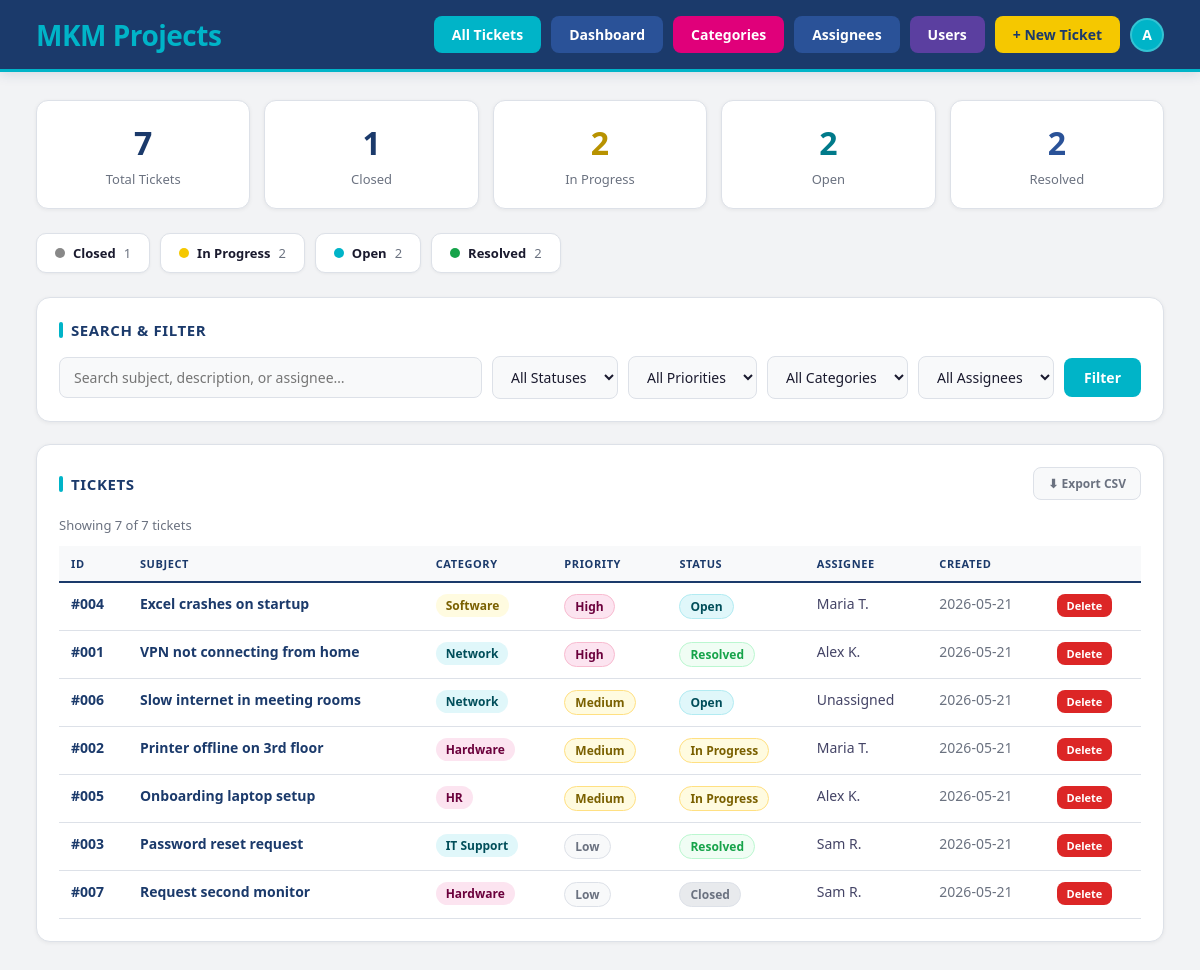
The page / (signed in) on the database its author committed.
### tables this page shows
CREATE TABLE users (
    id            INTEGER PRIMARY KEY AUTOINCREMENT,
    username      TEXT NOT NULL UNIQUE,
    password_hash TEXT NOT NULL,
    display_name  TEXT,
    role          TEXT NOT NULL DEFAULT 'agent',
    created_at    TEXT NOT NULL DEFAULT (datetime('now'))
);

CREATE TABLE tickets (
    id          INTEGER PRIMARY KEY AUTOINCREMENT,
    subject     TEXT NOT NULL,
    description TEXT,
    category_id INTEGER REFERENCES categories(id),
    priority    TEXT NOT NULL DEFAULT 'Medium',
    status      TEXT NOT NULL DEFAULT 'Open',
    assignee    TEXT,
    created_at  TEXT NOT NULL DEFAULT (date('now')),
    updated_at  TEXT NOT NULL DEFAULT (date('now'))
, total_time_spent REAL DEFAULT 0);

CREATE TABLE categories (
    id      INTEGER PRIMARY KEY AUTOINCREMENT,
    name    TEXT NOT NULL,
    color   TEXT NOT NULL DEFAULT 'cyan'
);

### app.py (the view)
@app.route("/")
@login_required
def index():
    db     = get_db()
    search          = request.args.get("search",          "").strip()
    status          = request.args.get("status",          "").strip()
    priority        = request.args.get("priority",        "").strip()
    cat_id          = request.args.get("category",        "").strip()
    assignee_filter = request.args.get("assignee_filter", "").strip()
    page            = max(1, int(request.args.get("page", 1)))
    where, params = "WHERE 1=1", []
    if search:
        where  += " AND (t.subject LIKE ? OR t.description LIKE ? OR t.assignee LIKE ?)"
        params += [f"%{search}%", f"%{search}%", f"%{search}%"]
    if status:
        where += " AND t.status = ?";       params.append(status)
    if priority:
        where += " AND t.priority = ?";     params.append(priority)
    if cat_id:
        where += " AND t.category_id = ?";  params.append(cat_id)
    if assignee_filter:
        where += " AND t.assignee = ?";     params.append(assignee_filter)
    filtered_total = db.execute(f"SELECT COUNT(*) AS c FROM tickets t {where}", params).fetchone()["c"]
    total_pages    = max(1, (filtered_total + PER_PAGE - 1) // PER_PAGE)
    page           = min(page, total_pages)
    offset         = (page - 1) * PER_PAGE
    tickets = db.execute(f"""
        SELECT t.*, c.name AS cat_name, c.color AS cat_color
        FROM tickets t LEFT JOIN categories c ON c.id = t.category_id
        {where}
        ORDER BY CASE t.priority WHEN 'High' THEN 1 WHEN 'Medium' THEN 2 ELSE 3 END,
                 CASE t.status   WHEN 'Open'  THEN 1 WHEN 'In Progress' THEN 2 ELSE 3 END,
                 t.created_at DESC
        LIMIT ? OFFSET ?
    """, params + [PER_PAGE, offset]).fetchall()
    total         = db.execute("SELECT COUNT(*) AS c FROM tickets").fetchone()["c"]
    status_counts = db.execute("SELECT status, COUNT(*) AS cnt FROM tickets GROUP BY status").fetchall()
    categories    = db.execute("SELECT * FROM categories ORDER BY name").fetchall()
    assignees     = db.execute("SELECT * FROM assignees ORDER BY name").fetchall()
    import urllib.parse
    qs_parts = {}
    if search:          qs_parts["search"]          = search
    if status:          qs_parts["status"]          = status
    if priority:        qs_parts["priority"]        = priority
    if cat_id:          qs_parts["category"]        = cat_id
    if assignee_filter: qs_parts["assignee_filter"] = assignee_filter
    query_string = urllib.parse.urlencode(qs_parts)
    return render_template("index.html",
        tickets=tickets, total=total, filtered_total=filtered_total,
        status_counts=status_counts, categories=categories, assignees=assignees,
        search=search, selected_status=status, selected_priority=priority,
        selected_category=cat_id, selected_assignee=assignee_filter,
        page=page, total_pages=total_pages, query_string=query_string,
    )

### app.py (called while the page is built)
def get_db():
    if "db" not in g:
        g.db = sqlite3.connect(DB_PATH)
        g.db.row_factory = sqlite3.Row
    return g.db

@login_manager.user_loader
def load_user(user_id):
    db  = get_db()
    row = db.execute("SELECT * FROM users WHERE id = ?", (user_id,)).fetchone()
    if row is None:
        return None
    return User(row["id"], row["username"], row["display_name"], row["role"])

def status_badge(status):
    return {"Open":"badge-open","In Progress":"badge-progress",
            "Resolved":"badge-resolved","Closed":"badge-closed"}.get(status,"badge-default")

def priority_badge(priority):
    return {"High":"badge-high","Medium":"badge-medium",
            "Low":"badge-low"}.get(priority,"badge-default")

### templates/index.html (shortened to what this page needs)
{% extends "base.html" %}
{% block content %}
<section class="cards">
  <div class="card">
    <h2>{{ total }}</h2>
    <p>Total Tickets</p>
  </div>
  {% for row in status_counts %}
  {% set color = {'Open':'cyan','In Progress':'yellow','Resolved':'navy','Closed':''}  %}
  <div class="card {{ color.get(row['status'], '') }}">
    <h2>{{ row['cnt'] }}</h2>
    <p>{{ row['status'] }}</p>
  </div>
  {% endfor %}
</section>
<div class="pipeline-strip">
  {% set stage_colors = {
    'Open':        '#00B4C8',
    'In Progress': '#F5C800',
    'Resolved':    '#16a34a',
    'Closed':      '#888888'
  } %}
  {% for row in status_counts %}
  <div class="pip-stat">
    <div class="pip-dot" style="background:{{ stage_colors.get(row['status'], '#888') }}"></div>
    <strong>{{ row['status'] }}</strong>
    <span style="color:var(--text-dim)">{{ row['cnt'] }}</span>
  </div>
  {% endfor %}
</div>
<div class="panel">
  <h2>Search &amp; Filter</h2>
  <form method="GET" class="filter-form">
    <input type="text" name="search" placeholder="Search subject, description, or assignee…"
           value="{{ search }}" style="min-width:260px;flex:2">
    <select name="status">
      <option value="">All Statuses</option>
    </select>
    <select name="priority">
      <option value="">All Priorities</option>
    </select>
    <select name="category">
      <option value="">All Categories</option>
    </select>
    <select name="assignee_filter">
      <option value="">All Assignees</option>
    </select>
    <button type="submit">Filter</button>
  </form>
</div>
<div class="panel">
  <div style="display:flex;align-items:center;justify-content:space-between;margin-bottom:16px">
    <h2 style="margin-bottom:0">Tickets</h2>
    <a href="{{ url_for('export_tickets', search=search, status=selected_status, priority=selected_priority, category=selected_category, assignee_filter=selected_assignee) }}"
       class="export-btn">⬇ Export CSV</a>
  </div>
  <p class="result-count">
    Showing {{ tickets|length }} of {{ filtered_total }} ticket{% if filtered_total != 1 %}s{% endif %}
  </p>
  <div class="table-wrap">
    <table>
      <thead>
        <tr>
          <th>ID</th>
          <th>Subject</th>
          <th>Category</th>
          <th>Priority</th>
          <th>Status</th>
          <th>Assignee</th>
          <th>Created</th>
          <th></th>
        </tr>
      </thead>
      <tbody>
        {% for t in tickets %}
        <tr>
          <td style="font-weight:700;color:var(--cyan-dim);white-space:nowrap">
            <a href="{{ url_for('ticket_detail', ticket_id=t['id']) }}">#{{ '%03d'|format(t['id']) }}</a>
          </td>
          <td>
            <a href="{{ url_for('ticket_detail', ticket_id=t['id']) }}">{{ t['subject'] }}</a>
          </td>
          <td>
            {% if t['cat_name'] %}
            <span class="cat-badge {{ t['cat_color'] }}">{{ t['cat_name'] }}</span>
            {% else %}
            <span style="color:var(--text-dim)">—</span>
            {% endif %}
          </td>
          <td><span class="badge {{ priority_badge(t['priority']) }}">{{ t['priority'] }}</span></td>
          <td><span class="badge {{ status_badge(t['status']) }}">{{ t['status'] }}</span></td>
          <td>{{ t['assignee'] or '—' }}</td>
          <td style="color:var(--text-dim);white-space:nowrap">{{ t['created_at'][:10] }}</td>
          <td>
            <form method="POST" action="{{ url_for('delete_ticket', ticket_id=t['id']) }}"
                  onsubmit="return confirm('Delete ticket #{{ '%03d'|format(t['id']) }}?')">
              <button type="submit" class="btn btn-danger btn-sm" style="padding:4px 10px;font-size:11px">Delete</button>
            </form>
          </td>
        </tr>
        {% else %}
        <tr>
          <td colspan="7" style="text-align:center;padding:32px;color:var(--text-dim)">
            No tickets found. <a href="{{ url_for('new_ticket') }}">Create one?</a>
          </td>
        </tr>
        {% endfor %}
      </tbody>
    </table>
  </div>
</div>
{% endblock %}

### templates/base.html (shortened to what this page needs)
<!DOCTYPE html>
<html lang="en">
<head>
  <link rel="stylesheet" href="{{ url_for('static', filename='style.css') }}">
</head>
<body>
  <nav class="navbar">
    <div class="navbar-brand">
      <h1><span class="mkm-m1">M</span><span class="mkm-k">K</span><span class="mkm-m2">M</span> <span class="mkm-projects">Projects</span></h1>
    </div>
    <div class="nav-links">
      <a href="{{ url_for('index') }}"      class="nav-link">All Tickets</a>
      <a href="{{ url_for('dashboard') }}"  class="nav-link navy">Dashboard</a>
      <a href="{{ url_for('categories') }}" class="nav-link magenta">Categories</a>
      <a href="{{ url_for('assignees') }}"  class="nav-link" style="background:var(--navy-light)">Assignees</a>
      {% if current_user.role == 'admin' %}
      <a href="{{ url_for('manage_users') }}" class="nav-link" style="background:#5b3fa0">Users</a>
      {% endif %}
      <a href="{{ url_for('new_ticket') }}"  class="nav-link" style="background:var(--yellow);color:var(--navy)">+ New Ticket</a>
      <div class="user-menu">
        <div class="user-avatar">{{ current_user.display_name[0].upper() }}</div>
      </div>
    </div>
  </nav>
  <main class="container">
    {% block content %}{% endblock %}
  </main>
</body>
</html>

### rows shown on the page
users: display_name "A"
tickets: cnt "2", status "In Progress", id "002", subject "Printer offline on 3rd floor", cat_name "Hardware", priority "Medium", assignee "Maria T.", created_at "2026-05-21"
tickets: id "004", subject "Excel crashes on startup", cat_name "Software", priority "High", status "Open", assignee "Maria T.", created_at "2026-05-21"
tickets: id "001", subject "VPN not connecting from home", cat_name "Network", priority "High", status "Resolved", assignee "Alex K.", created_at "2026-05-21"
tickets: id "006", subject "Slow internet in meeting rooms", cat_name "Network", priority "Medium", status "Open", assignee "Unassigned", created_at "2026-05-21"
tickets: id "005", subject "Onboarding laptop setup", cat_name "HR", priority "Medium", status "In Progress", assignee "Alex K.", created_at "2026-05-21"
tickets: id "003", subject "Password reset request", cat_name "IT Support", priority "Low", status "Resolved", assignee "Sam R.", created_at "2026-05-21"
tickets: id "007", subject "Request second monitor", cat_name "Hardware", priority "Low", status "Closed", assignee "Sam R.", created_at "2026-05-21"

### other values the page prints
{{ total }} "7"
{{ row['cnt'] }} "1" "2" "2"
{{ row['status'] }} "Closed" "Open" "Resolved"
{{ tickets|length }} "7"
{{ filtered_total }} "7"
